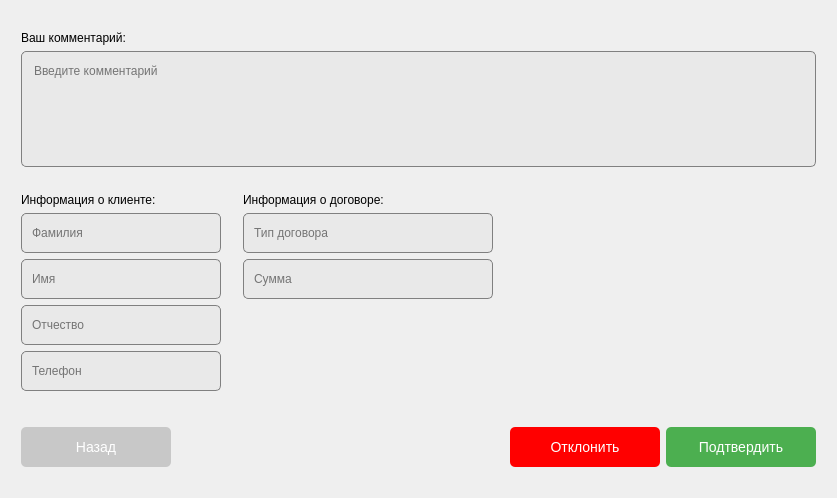
<?xml version="1.0" encoding="UTF-8"?>
<ui version="4.0">
 <class>ContractConfirmationWindow</class>
 <widget class="QWidget" name="ContractConfirmationWindow">
  <property name="geometry">
   <rect>
    <x>0</x>
    <y>0</y>
    <width>837</width>
    <height>498</height>
   </rect>
  </property>
  <property name="windowTitle">
   <string>Form</string>
  </property>
  <property name="styleSheet">
   <string notr="true"/>
  </property>
  <layout class="QHBoxLayout" name="horizontalLayout">
   <item>
    <layout class="QGridLayout" name="gridLayout">
     <item row="4" column="1">
      <widget class="QLabel" name="label">
       <property name="styleSheet">
        <string notr="true">QLabel {
	font: 500 11pt &quot;Montserrat Medium&quot;;
}
</string>
       </property>
       <property name="text">
        <string>Информация о клиенте:</string>
       </property>
      </widget>
     </item>
     <item row="5" column="1">
      <widget class="QLineEdit" name="LastName">
       <property name="sizePolicy">
        <sizepolicy hsizetype="MinimumExpanding" vsizetype="Minimum">
         <horstretch>0</horstretch>
         <verstretch>0</verstretch>
        </sizepolicy>
       </property>
       <property name="minimumSize">
        <size>
         <width>200</width>
         <height>40</height>
        </size>
       </property>
       <property name="styleSheet">
        <string notr="true">QLineEdit {
	font: 500 9pt &quot;Montserrat Medium&quot;;
   background: #e9e9e9;
	border-radius: 5px;
	padding: 8px;
	border: 1px solid gray;
}

QLineEdit:focus {
    border-color: #5fbaeb;
}
</string>
       </property>
       <property name="readOnly">
        <bool>true</bool>
       </property>
       <property name="placeholderText">
        <string>Фамилия</string>
       </property>
      </widget>
     </item>
     <item row="1" column="1">
      <widget class="QLabel" name="label_3">
       <property name="styleSheet">
        <string notr="true">QLabel {
	font: 500 11pt &quot;Montserrat Medium&quot;;
}
</string>
       </property>
       <property name="text">
        <string>Ваш комментарий:</string>
       </property>
      </widget>
     </item>
     <item row="8" column="1">
      <widget class="PhoneEdit" name="Phone">
       <property name="sizePolicy">
        <sizepolicy hsizetype="MinimumExpanding" vsizetype="Minimum">
         <horstretch>0</horstretch>
         <verstretch>0</verstretch>
        </sizepolicy>
       </property>
       <property name="minimumSize">
        <size>
         <width>200</width>
         <height>40</height>
        </size>
       </property>
       <property name="styleSheet">
        <string notr="true">QLineEdit {
	font: 500 9pt &quot;Montserrat Medium&quot;;
   background: #e9e9e9;
	border-radius: 5px;
	padding: 8px;
	border: 1px solid gray;
}

QLineEdit:focus {
    border-color: #5fbaeb;
}
</string>
       </property>
       <property name="maxLength">
        <number>18</number>
       </property>
       <property name="readOnly">
        <bool>true</bool>
       </property>
       <property name="placeholderText">
        <string>Телефон</string>
       </property>
      </widget>
     </item>
     <item row="9" column="1">
      <spacer name="verticalSpacer">
       <property name="orientation">
        <enum>Qt::Vertical</enum>
       </property>
       <property name="sizeType">
        <enum>QSizePolicy::Minimum</enum>
       </property>
       <property name="sizeHint" stdset="0">
        <size>
         <width>20</width>
         <height>30</height>
        </size>
       </property>
      </spacer>
     </item>
     <item row="6" column="1">
      <widget class="QLineEdit" name="FirstName">
       <property name="sizePolicy">
        <sizepolicy hsizetype="MinimumExpanding" vsizetype="Minimum">
         <horstretch>0</horstretch>
         <verstretch>0</verstretch>
        </sizepolicy>
       </property>
       <property name="minimumSize">
        <size>
         <width>200</width>
         <height>40</height>
        </size>
       </property>
       <property name="styleSheet">
        <string notr="true">QLineEdit {
	font: 500 9pt &quot;Montserrat Medium&quot;;
   background: #e9e9e9;
	border-radius: 5px;
	padding: 8px;
	border: 1px solid gray;
}

QLineEdit:focus {
    border-color: #5fbaeb;
}
</string>
       </property>
       <property name="readOnly">
        <bool>true</bool>
       </property>
       <property name="placeholderText">
        <string>Имя</string>
       </property>
      </widget>
     </item>
     <item row="0" column="3">
      <spacer name="verticalSpacer_2">
       <property name="orientation">
        <enum>Qt::Vertical</enum>
       </property>
       <property name="sizeType">
        <enum>QSizePolicy::MinimumExpanding</enum>
       </property>
       <property name="sizeHint" stdset="0">
        <size>
         <width>20</width>
         <height>20</height>
        </size>
       </property>
      </spacer>
     </item>
     <item row="6" column="3">
      <widget class="QLineEdit" name="Summa">
       <property name="sizePolicy">
        <sizepolicy hsizetype="MinimumExpanding" vsizetype="Minimum">
         <horstretch>0</horstretch>
         <verstretch>0</verstretch>
        </sizepolicy>
       </property>
       <property name="minimumSize">
        <size>
         <width>200</width>
         <height>40</height>
        </size>
       </property>
       <property name="styleSheet">
        <string notr="true">QLineEdit {
	font: 500 9pt &quot;Montserrat Medium&quot;;
   background: #e9e9e9;
	border-radius: 5px;
	padding: 8px;
	border: 1px solid gray;
}

QLineEdit:focus {
    border-color: #5fbaeb;
}
</string>
       </property>
       <property name="readOnly">
        <bool>true</bool>
       </property>
       <property name="placeholderText">
        <string>Сумма</string>
       </property>
      </widget>
     </item>
     <item row="11" column="3">
      <spacer name="verticalSpacer_3">
       <property name="orientation">
        <enum>Qt::Vertical</enum>
       </property>
       <property name="sizeType">
        <enum>QSizePolicy::MinimumExpanding</enum>
       </property>
       <property name="sizeHint" stdset="0">
        <size>
         <width>20</width>
         <height>20</height>
        </size>
       </property>
      </spacer>
     </item>
     <item row="4" column="3">
      <widget class="QLabel" name="label_2">
       <property name="styleSheet">
        <string notr="true">QLabel {
	font: 500 11pt &quot;Montserrat Medium&quot;;
}
</string>
       </property>
       <property name="text">
        <string>Информация о договоре:</string>
       </property>
      </widget>
     </item>
     <item row="2" column="0">
      <spacer name="horizontalSpacer_2">
       <property name="orientation">
        <enum>Qt::Horizontal</enum>
       </property>
       <property name="sizeHint" stdset="0">
        <size>
         <width>40</width>
         <height>20</height>
        </size>
       </property>
      </spacer>
     </item>
     <item row="5" column="2">
      <spacer name="horizontalSpacer">
       <property name="orientation">
        <enum>Qt::Horizontal</enum>
       </property>
       <property name="sizeType">
        <enum>QSizePolicy::Preferred</enum>
       </property>
       <property name="sizeHint" stdset="0">
        <size>
         <width>40</width>
         <height>20</height>
        </size>
       </property>
      </spacer>
     </item>
     <item row="5" column="3">
      <widget class="QLineEdit" name="TypeContract">
       <property name="sizePolicy">
        <sizepolicy hsizetype="MinimumExpanding" vsizetype="Minimum">
         <horstretch>0</horstretch>
         <verstretch>0</verstretch>
        </sizepolicy>
       </property>
       <property name="minimumSize">
        <size>
         <width>250</width>
         <height>40</height>
        </size>
       </property>
       <property name="styleSheet">
        <string notr="true">QLineEdit {
	font: 500 9pt &quot;Montserrat Medium&quot;;
   background: #e9e9e9;
	border-radius: 5px;
	padding: 8px;
	border: 1px solid gray;
}

QLineEdit:focus {
    border-color: #5fbaeb;
}
</string>
       </property>
       <property name="readOnly">
        <bool>true</bool>
       </property>
       <property name="placeholderText">
        <string>Тип договора</string>
       </property>
      </widget>
     </item>
     <item row="10" column="1">
      <layout class="QHBoxLayout" name="horizontalLayout_3">
       <item>
        <widget class="QPushButton" name="backButton">
         <property name="sizePolicy">
          <sizepolicy hsizetype="Minimum" vsizetype="Minimum">
           <horstretch>0</horstretch>
           <verstretch>0</verstretch>
          </sizepolicy>
         </property>
         <property name="minimumSize">
          <size>
           <width>150</width>
           <height>40</height>
          </size>
         </property>
         <property name="styleSheet">
          <string notr="true">QPushButton {
	font: 500 14pt &quot;Montserrat Medium&quot;;
    background-color: #c8c8c8; 
    color: white; 
    border: none;
    font-size: 14px;
    border-radius: 5px; 
}
QPushButton:hover {
    background-color: #aeaeae;
}
QPushButton:pressed {
    background-color: #949494; 
}</string>
         </property>
         <property name="text">
          <string>Назад</string>
         </property>
        </widget>
       </item>
       <item>
        <spacer name="horizontalSpacer_4">
         <property name="orientation">
          <enum>Qt::Horizontal</enum>
         </property>
         <property name="sizeHint" stdset="0">
          <size>
           <width>40</width>
           <height>20</height>
          </size>
         </property>
        </spacer>
       </item>
      </layout>
     </item>
     <item row="2" column="5">
      <spacer name="horizontalSpacer_3">
       <property name="orientation">
        <enum>Qt::Horizontal</enum>
       </property>
       <property name="sizeHint" stdset="0">
        <size>
         <width>40</width>
         <height>20</height>
        </size>
       </property>
      </spacer>
     </item>
     <item row="2" column="1" colspan="4">
      <widget class="QTextEdit" name="Comment">
       <property name="enabled">
        <bool>true</bool>
       </property>
       <property name="sizePolicy">
        <sizepolicy hsizetype="Minimum" vsizetype="Expanding">
         <horstretch>0</horstretch>
         <verstretch>0</verstretch>
        </sizepolicy>
       </property>
       <property name="minimumSize">
        <size>
         <width>100</width>
         <height>100</height>
        </size>
       </property>
       <property name="baseSize">
        <size>
         <width>0</width>
         <height>0</height>
        </size>
       </property>
       <property name="styleSheet">
        <string notr="true">QTextEdit {
	font: 500 11pt &quot;Montserrat Medium&quot;;
   background: #e9e9e9;
	border-radius: 5px;
	padding: 8px;
	border: 1px solid gray;
}

QTextEdit:focus {
    border-color: #5fbaeb;
}</string>
       </property>
       <property name="placeholderText">
        <string>Введите комментарий</string>
       </property>
      </widget>
     </item>
     <item row="10" column="4">
      <layout class="QHBoxLayout" name="horizontalLayout_2">
       <item>
        <spacer name="horizontalSpacer_5">
         <property name="orientation">
          <enum>Qt::Horizontal</enum>
         </property>
         <property name="sizeHint" stdset="0">
          <size>
           <width>40</width>
           <height>20</height>
          </size>
         </property>
        </spacer>
       </item>
       <item>
        <widget class="QPushButton" name="RejectButton">
         <property name="sizePolicy">
          <sizepolicy hsizetype="Minimum" vsizetype="Minimum">
           <horstretch>0</horstretch>
           <verstretch>0</verstretch>
          </sizepolicy>
         </property>
         <property name="minimumSize">
          <size>
           <width>150</width>
           <height>40</height>
          </size>
         </property>
         <property name="styleSheet">
          <string notr="true">QPushButton {
	font: 500 14pt &quot;Montserrat Medium&quot;;
    background-color: #ff0000; 
    color: white; 
    border: none;
    font-size: 14px;
    border-radius: 5px; 
}
QPushButton:hover {
    background-color: #d20000;
}
QPushButton:pressed {
    background-color: #8B0000; 
}</string>
         </property>
         <property name="text">
          <string>Отклонить</string>
         </property>
        </widget>
       </item>
       <item>
        <widget class="QPushButton" name="ConfirmButton">
         <property name="sizePolicy">
          <sizepolicy hsizetype="Minimum" vsizetype="Minimum">
           <horstretch>0</horstretch>
           <verstretch>0</verstretch>
          </sizepolicy>
         </property>
         <property name="minimumSize">
          <size>
           <width>150</width>
           <height>40</height>
          </size>
         </property>
         <property name="styleSheet">
          <string notr="true">QPushButton {
font: 500 14pt &quot;Montserrat Medium&quot;;
    background-color: #4CAF50; 
    color: white; 
    border: none;
    font-size: 14px;
    border-radius: 5px; 
}
QPushButton:hover {
    background-color: #45a049;
}
QPushButton:pressed {
    background-color: #357a38; 
}</string>
         </property>
         <property name="text">
          <string>Подтвердить</string>
         </property>
        </widget>
       </item>
      </layout>
     </item>
     <item row="7" column="1">
      <widget class="QLineEdit" name="Patronymic">
       <property name="sizePolicy">
        <sizepolicy hsizetype="MinimumExpanding" vsizetype="Minimum">
         <horstretch>0</horstretch>
         <verstretch>0</verstretch>
        </sizepolicy>
       </property>
       <property name="minimumSize">
        <size>
         <width>200</width>
         <height>40</height>
        </size>
       </property>
       <property name="styleSheet">
        <string notr="true">QLineEdit {
	font: 500 9pt &quot;Montserrat Medium&quot;;
   background: #e9e9e9;
	border-radius: 5px;
	padding: 8px;
	border: 1px solid gray;
}

QLineEdit:focus {
    border-color: #5fbaeb;
}
</string>
       </property>
       <property name="readOnly">
        <bool>true</bool>
       </property>
       <property name="placeholderText">
        <string>Отчество</string>
       </property>
      </widget>
     </item>
     <item row="3" column="3">
      <spacer name="verticalSpacer_4">
       <property name="orientation">
        <enum>Qt::Vertical</enum>
       </property>
       <property name="sizeType">
        <enum>QSizePolicy::Fixed</enum>
       </property>
       <property name="sizeHint" stdset="0">
        <size>
         <width>20</width>
         <height>20</height>
        </size>
       </property>
      </spacer>
     </item>
    </layout>
   </item>
  </layout>
 </widget>
 <customwidgets>
  <customwidget>
   <class>PhoneEdit</class>
   <extends>QLineEdit</extends>
   <header>phoneedit.h</header>
  </customwidget>
 </customwidgets>
 <tabstops>
  <tabstop>LastName</tabstop>
  <tabstop>FirstName</tabstop>
  <tabstop>Patronymic</tabstop>
  <tabstop>Phone</tabstop>
  <tabstop>TypeContract</tabstop>
  <tabstop>Summa</tabstop>
  <tabstop>backButton</tabstop>
  <tabstop>RejectButton</tabstop>
  <tabstop>ConfirmButton</tabstop>
  <tabstop>Comment</tabstop>
 </tabstops>
 <resources/>
 <connections/>
</ui>
